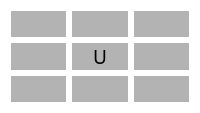
          <widget class="QWidget" name="planYellow" native="true">
           <property name="styleSheet">
            <string notr="true">background-color: rgb(255, 255, 255);</string>
           </property>
           <layout class="QGridLayout" name="gridLayout_10">
            <item row="2" column="0">
             <widget class="QLabel" name="plan6">
              <property name="font">
               <font>
                <family>Agency FB</family>
                <pointsize>14</pointsize>
               </font>
              </property>
              <property name="styleSheet">
               <string notr="true">background-color: rgb(179, 179, 179);</string>
              </property>
              <property name="text">
               <string/>
              </property>
              <property name="alignment">
               <set>Qt::AlignCenter</set>
              </property>
             </widget>
            </item>
            <item row="1" column="1">
             <widget class="QLabel" name="plan4">
              <property name="font">
               <font>
                <family>Agency FB</family>
                <pointsize>14</pointsize>
               </font>
              </property>
              <property name="styleSheet">
               <string notr="true">background-color: rgb(179, 179, 179);</string>
              </property>
              <property name="text">
               <string>U</string>
              </property>
              <property name="textFormat">
               <enum>Qt::AutoText</enum>
              </property>
              <property name="alignment">
               <set>Qt::AlignCenter</set>
              </property>
             </widget>
            </item>
            <item row="2" column="2">
             <widget class="QLabel" name="plan8">
              <property name="font">
               <font>
                <family>Agency FB</family>
                <pointsize>14</pointsize>
               </font>
              </property>
              <property name="styleSheet">
               <string notr="true">background-color: rgb(179, 179, 179);</string>
              </property>
              <property name="text">
               <string/>
              </property>
              <property name="alignment">
               <set>Qt::AlignCenter</set>
              </property>
             </widget>
            </item>
            <item row="1" column="2">
             <widget class="QLabel" name="plan5">
              <property name="font">
               <font>
                <family>Agency FB</family>
                <pointsize>14</pointsize>
               </font>
              </property>
              <property name="styleSheet">
               <string notr="true">background-color: rgb(179, 179, 179);</string>
              </property>
              <property name="text">
               <string/>
              </property>
              <property name="alignment">
               <set>Qt::AlignCenter</set>
              </property>
             </widget>
            </item>
            <item row="0" column="2">
             <widget class="QLabel" name="plan2">
              <property name="font">
               <font>
                <family>Agency FB</family>
                <pointsize>14</pointsize>
               </font>
              </property>
              <property name="styleSheet">
               <string notr="true">background-color: rgb(179, 179, 179);</string>
              </property>
              <property name="text">
               <string/>
              </property>
              <property name="alignment">
               <set>Qt::AlignCenter</set>
              </property>
             </widget>
            </item>
            <item row="0" column="1">
             <widget class="QLabel" name="plan1">
              <property name="font">
               <font>
                <family>Agency FB</family>
                <pointsize>14</pointsize>
               </font>
              </property>
              <property name="styleSheet">
               <string notr="true">background-color: rgb(179, 179, 179);</string>
              </property>
              <property name="text">
               <string/>
              </property>
              <property name="alignment">
               <set>Qt::AlignCenter</set>
              </property>
             </widget>
            </item>
            <item row="0" column="0">
             <widget class="QLabel" name="plan0">
              <property name="font">
               <font>
                <family>Agency FB</family>
                <pointsize>14</pointsize>
               </font>
              </property>
              <property name="styleSheet">
               <string notr="true">background-color: rgb(179, 179, 179);</string>
              </property>
              <property name="text">
               <string/>
              </property>
              <property name="alignment">
               <set>Qt::AlignCenter</set>
              </property>
             </widget>
            </item>
            <item row="2" column="1">
             <widget class="QLabel" name="plan7">
              <property name="font">
               <font>
                <family>Agency FB</family>
                <pointsize>14</pointsize>
               </font>
              </property>
              <property name="styleSheet">
               <string notr="true">background-color: rgb(179, 179, 179);</string>
              </property>
              <property name="text">
               <string/>
              </property>
              <property name="alignment">
               <set>Qt::AlignCenter</set>
              </property>
             </widget>
            </item>
            <item row="1" column="0">
             <widget class="QLabel" name="plan3">
              <property name="font">
               <font>
                <family>Agency FB</family>
                <pointsize>14</pointsize>
               </font>
              </property>
              <property name="styleSheet">
               <string notr="true">background-color: rgb(179, 179, 179);</string>
              </property>
              <property name="text">
               <string/>
              </property>
              <property name="alignment">
               <set>Qt::AlignCenter</set>
              </property>
             </widget>
            </item>
           </layout>
          </widget>
